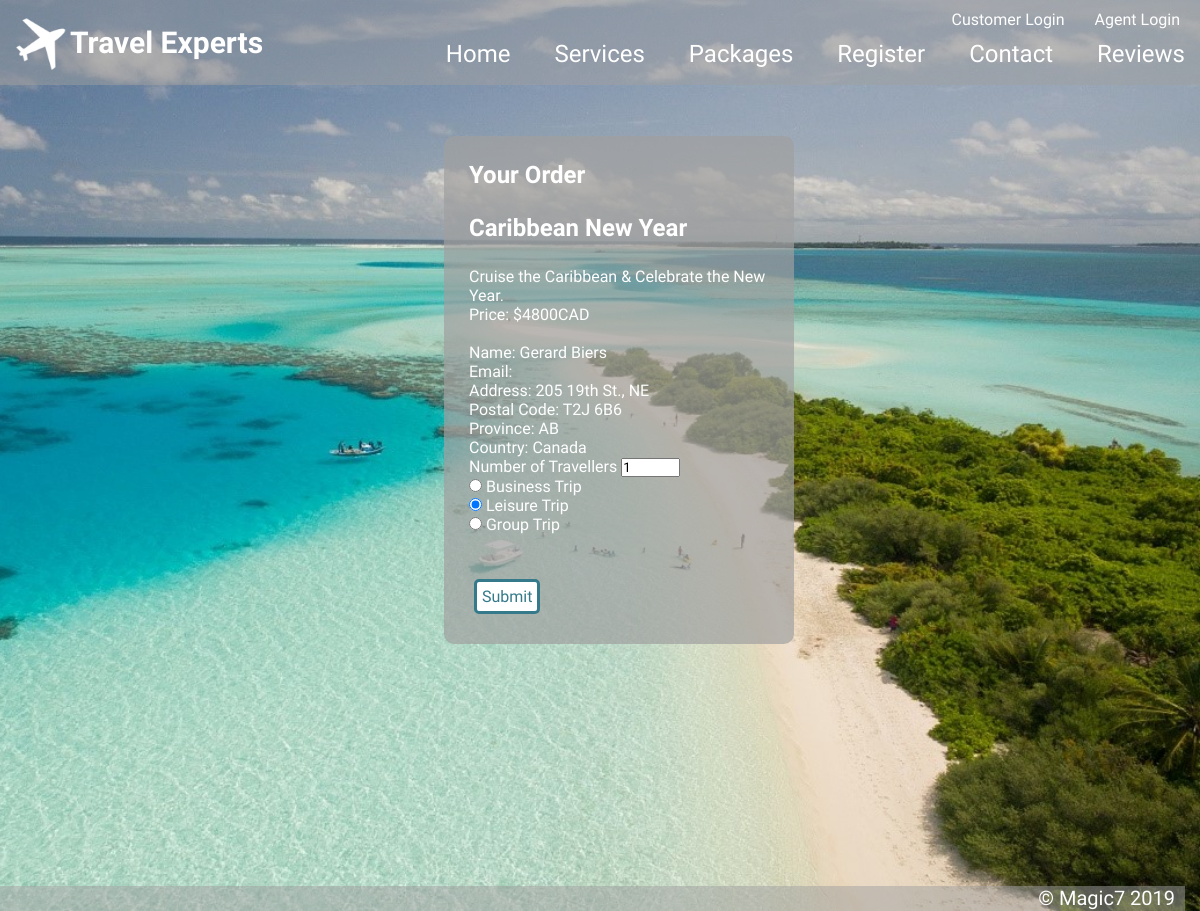
The app's page /order_checkout.php?pkg=Caribbean New Year with its own data.
### tables this page shows
CREATE TABLE `packages` (
  `PackageId` int(11) NOT NULL,
  `PkgName` varchar(50) NOT NULL,
  `PkgStartDate` date DEFAULT NULL,
  `PkgEndDate` date DEFAULT NULL,
  `PkgDesc` varchar(50) DEFAULT NULL,
  `PkgBasePrice` decimal(19,0) NOT NULL,
  `PkgAgencyCommission` decimal(19,4) DEFAULT NULL
);

CREATE TABLE `customers` (
  `CustomerId` int(11) NOT NULL,
  `CustFirstName` varchar(25) NOT NULL,
  `CustLastName` varchar(25) NOT NULL,
  `CustAddress` varchar(75) NOT NULL,
  `CustCity` varchar(50) NOT NULL,
  `CustProv` varchar(2) NOT NULL,
  `CustPostal` varchar(7) NOT NULL,
  `CustCountry` varchar(25) DEFAULT NULL,
  `CustPhone` varchar(20) DEFAULT NULL,
  `CustEmail` varchar(50) NOT NULL,
  `AgentId` int(11) DEFAULT NULL,
  `UserID` varchar(50) NOT NULL,
  `UserPwd` varchar(60) NOT NULL
);

### order_checkout.php (the view, shortened to what this page needs)
<?php
include 'header.php';
include 'menu.php';
$link = mysqli_connect("localhost", "root", "", "travelexperts") or die("Connection Error: " . mysqli_connect_error());
$PkgName = $_GET["pkg"];
$sql = "SELECT PackageId FROM packages  WHERE PkgName LIKE '%" . $PkgName . "%'";
$result = mysqli_query($link, $sql) or die("SQL Error");
while ($row = mysqli_fetch_row($result)){
    $PkgId = $row[0];
}
$sql = "SELECT PkgName, PkgDesc, PkgBasePrice FROM packages WHERE PackageId =" . $PkgId;
$result = mysqli_query($link, $sql) or die("SQL Error");
while ($row = mysqli_fetch_assoc($result)){
    $PkgName = $row['PkgName'];
    $PkgDesc = $row['PkgDesc'];
    $PkgBasePrice = $row['PkgBasePrice'];
}
$sql = "SELECT CustomerId, CustFirstName, CustLastName, CustAddress, CustCity, CustProv, CustPostal, CustCountry, CustPhone, CustEmail FROM customers WHERE UserID ='" . $_SESSION['CustUserID'] . "'";
$result = mysqli_query($link, $sql) or die("SQL Error");
while ($row = mysqli_fetch_assoc($result)){
    $CustFirstName = $row['CustFirstName'];
    $CustLastName = $row['CustLastName'];
    $CustAddress = $row['CustAddress'];
    $CustProv = $row['CustProv'];
    $CustPostal = $row['CustPostal'];
    $CustCountry = $row['CustCountry'];
    $CustEmail = $row['CustEmail'];
}
echo ("
      <div class='contain'>
        <div id='packageBox'>
            <h2> Your Order </h2>");
            echo("<form action='submitOrder.php' method='post'>");
            echo("<h2>" . $PkgName . "</h2>");
            echo("<p>" . $PkgDesc . "</p>");
            echo("<p>Price: $" . $PkgBasePrice . "CAD</p><br>");
            echo("<p>Name: " . $CustFirstName . " " . $CustLastName);
            echo("<p>Email: " . $CustEmail);
            echo("<p>Address: " . $CustAddress);
            echo("<p>Postal Code: " . $CustPostal);
            echo("<p>Province: " . $CustProv);
            echo("<p>Country: " . $CustCountry);
            echo("<br><label for='travellers'> Number of Travellers </label>
                <input type='text' name='travellers' value='1' size='3'><br>");
            echo("<input type='radio' name='triptype' value='B'> Business Trip <br>
                <input type='radio' name='triptype' value='L' checked> Leisure Trip <br>
                <input type='radio' name='triptype' value='G'> Group Trip <br>");
            echo("<br><button type='submit'> Submit</button>");
            echo("</form>");
        echo("</div></div>");
include 'footer.php';
?>

### style.css (style rules this page uses)
* { margin: 0; padding: 0; font-family: 'Arsenal', sans-serif; }
.contain { text-align: center; min-height: 100vh; margin-top: 85px; padding-top: 1px; margin-bottom:0; }
#packageBox { background: rgba(160, 160, 160, 0.7); width: 300px; margin: 50px 37vw; padding: 25px; color: white; border-radius: 10px; align-content: center; text-align: left; }
#packageBox h2 { margin-bottom: 25px; }
#packageBox button { cursor: pointer; padding: 5px; margin: 5px; color: #347A8A; background-color: white; color: #347A8A; border: solid 3px #347A8A; border-radius: 5px; font-size: 16px; }

### records on screen
packages: PkgName "Caribbean New Year", PkgDesc "Cruise the Caribbean & Celebrate the New Year.", PkgBasePrice "4800"
customers: CustFirstName "Gerard", CustLastName "Biers", CustAddress "205 19th St., NE", CustPostal "T2J 6B6", CustProv "AB", CustCountry "Canada"
